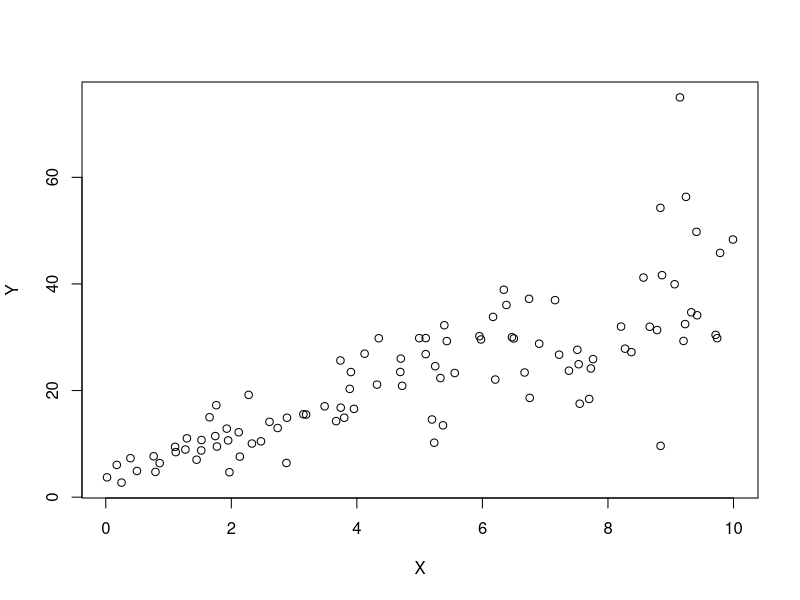
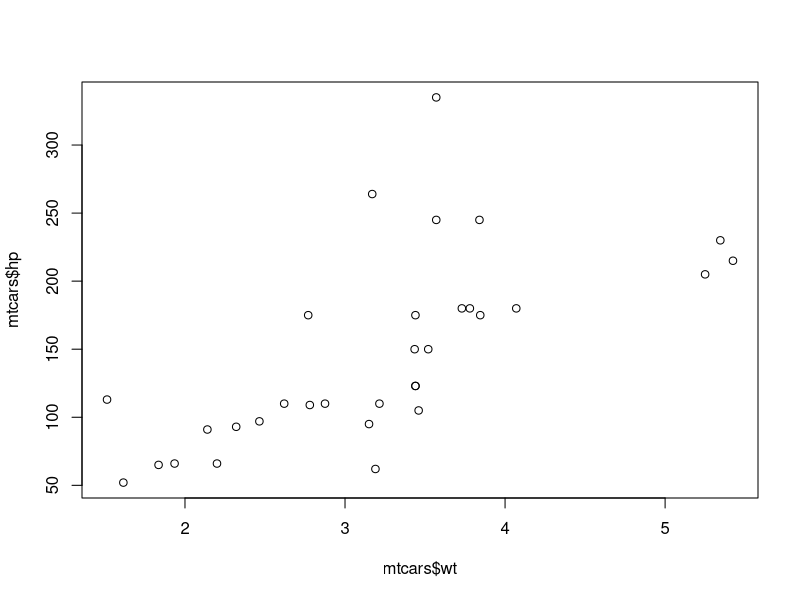
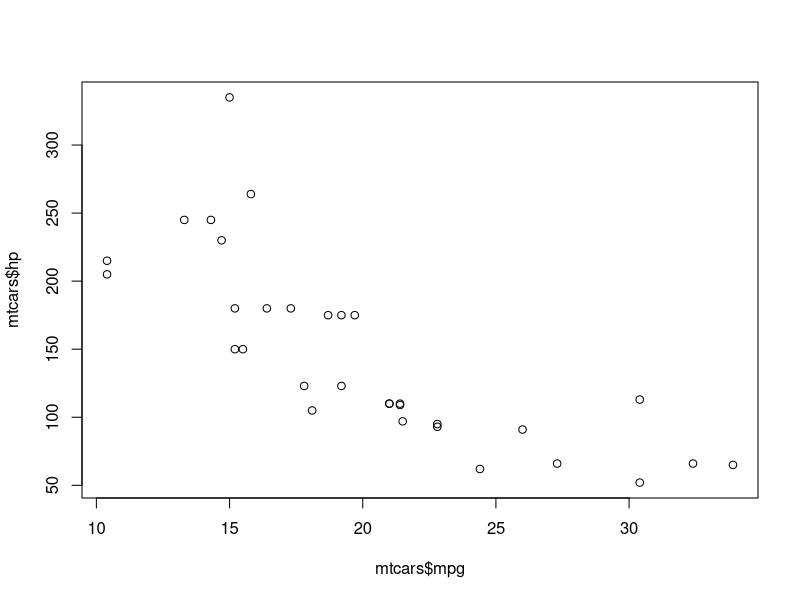

The R source for these figures, in order:
## ---- chunk 1
#1.	Run the following code in R-studio to create two variables X and Y.
set.seed(2017)
X=runif(100)*10
Y=X*4+3.45
Y=rnorm(100)*0.29*Y+Y
## ---- chunk 2
plot(Y~X)

## ---- chunk 3
tab <- lm(Y ~ X)
summary(tab)
## ---- chunk 4
#Y=4.4655+3.6108*X
#Accuracy is 0.6517 or 65%
## ---- chunk 5
#Coefficient of Determination= (Correlation Coefficient)2
cor(X,Y)^2
summary(tab)
## ---- chunk 6
head(mtcars)
## ---- chunk 7
plot(mtcars$hp~mtcars$wt)
james_model<-lm(formula =hp~wt, data = mtcars )
summary(james_model)
## ---- chunk 8
plot(mtcars$hp~mtcars$mpg)
chris_Model<-lm(formula =hp~mpg, data = mtcars )
summary(chris_Model)
## ---- chunk 9
Model2<-lm(hp~cyl+mpg,data = mtcars)
summary(Model2)
estimated_HP<-predict(Model2,data.frame(cyl=4,mpg=22))
estimated_HP
predict(Model2,data.frame(cyl=4,mpg=22),interval = "prediction",level = 0.85)
## ---- chunk 10
#install.packages('mlbench')
library(mlbench)
data(BostonHousing)

## ---- chunk 11
set.seed(123)
Model3<-lm(medv~crim+zn+ptratio+chas,data = BostonHousing)
summary(Model3)
## ---- chunk 12
anova_lm<-anova(Model3)
anova_lm
